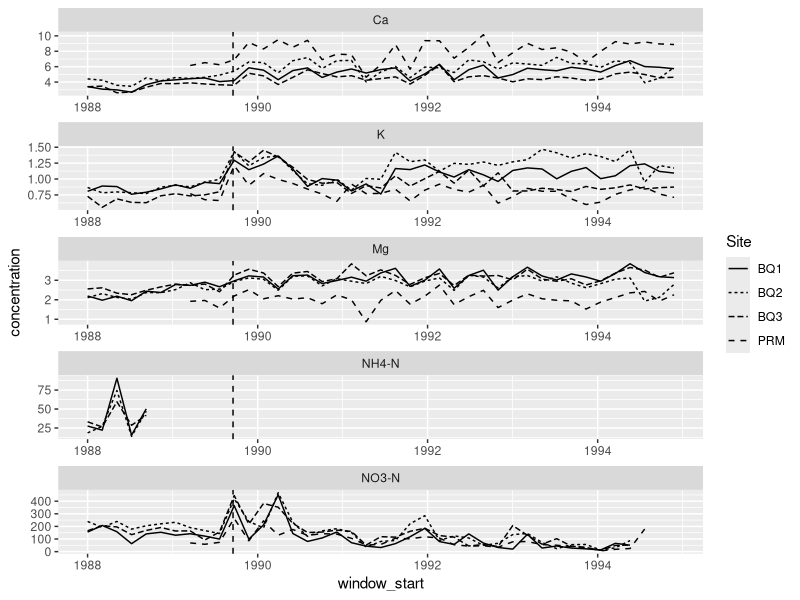

Recreate this plot in R.
## ---- chunk 1
library(tidyverse)
clean_comb_piv <- read_csv("../output/clean_combine_pivot.csv")
ggplot(
  data = clean_comb_piv,
  mapping = aes(
    x = window_start,
    y = concentration,
    linetype = Site
  )
) +
  geom_line() +
  facet_wrap(
    vars(nutrient),
    scales = "free",
    ncol = 1
  ) +
  geom_vline(xintercept = ymd("1989-09-17"), linetype = "dashed")
